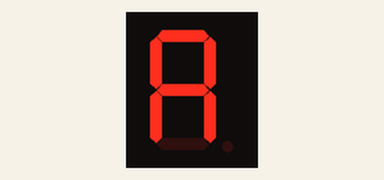
Simulated run of this sketch. Board: Arduino Uno, built with avr-gcc and run on an emulated ATmega328P. Shown: 1-digit seven-segment display. Wiring (inferred from the names in the program): 1-digit 7-segment display, segments lit when HIGH: segments pin 2, pin 3, pin 4, pin 5, pin 6, pin 7, pin 8. The segment pins are drawn as the display they are named for.

Above: at 0.1 s.
At 0.6 s:
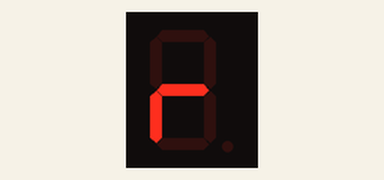
At 1.1 s:
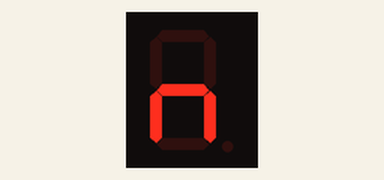
At 2.1 s:
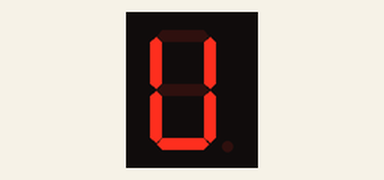

The sketch:

006_Nom__Arnau.ino
```cpp
/**********************************************************
**                                                       **
**                    TÍTOL:                             **
**                   PLANTILA                            **
**                                                       **
** ARNAU PUIGGROS                    DATA:19/11/2022     **
***********************************************************/
//******* INCLUDE ************


//******* VARIABLES *********
const byte segA = 2;          // donar nom al pin 5 de l’Arduino
const byte segB = 3;
const byte segC = 4;
const byte segD = 5;
const byte segE = 6;
const byte segF = 7;
const byte segG = 8;


//******* SETUP ***********

void setup() {
  // put your setup code here, to run once:
  pinMode(segA, OUTPUT);     // definir el pin 5 com una sortida
  pinMode(segB, OUTPUT);     // definir el pin 6 com una sortida
  pinMode(segC, OUTPUT);     // definir el pin 7 com una sortida
  pinMode(segD, OUTPUT);     // definir el pin 8 com una sortida
  pinMode(segE, OUTPUT);     // definir el pin 9 com una sortida
  pinMode(segF, OUTPUT);     // definir el pin 10 com una sortida
  pinMode(segG, OUTPUT);     // definir el pin 11 com una sortida


}

//******** LOOP ***********

void loop() {
  // put your main code here, to run repeatedly:
  digitalWrite(segA, HIGH);
  digitalWrite(segB, HIGH);
  digitalWrite(segC, HIGH);
  digitalWrite(segD, LOW);
  digitalWrite(segE, HIGH);
  digitalWrite(segF, HIGH);
  digitalWrite(segG, HIGH);

  delay(500);

  digitalWrite(segA, LOW);
  digitalWrite(segB, LOW);
  digitalWrite(segC, LOW);
  digitalWrite(segD, LOW);
  digitalWrite(segE, HIGH);
  digitalWrite(segF, LOW);
  digitalWrite(segG, HIGH);

  delay(500);

  digitalWrite(segA, LOW);
  digitalWrite(segB, LOW);
  digitalWrite(segC, HIGH);
  digitalWrite(segD, LOW);
  digitalWrite(segE, HIGH);
  digitalWrite(segF, LOW);
  digitalWrite(segG, HIGH);

  delay(500);

  digitalWrite(segA, HIGH);
  digitalWrite(segB, HIGH);
  digitalWrite(segC, HIGH);
  digitalWrite(segD, LOW);
  digitalWrite(segE, HIGH);
  digitalWrite(segF, HIGH);
  digitalWrite(segG, HIGH);

  delay(500);

  digitalWrite(segA, LOW);
  digitalWrite(segB, HIGH);
  digitalWrite(segC, HIGH);
  digitalWrite(segD, HIGH);
  digitalWrite(segE, HIGH);
  digitalWrite(segF, HIGH);
  digitalWrite(segG, LOW);

  delay(500);
}

//******* FUNCIONS **********
```

Measured:
- by itself, everything shown: repeats every 2.5 s, in 5 steps
- what the display in image 1 shows lasts 0.5 s, from 0.5 s to 1.0 s
